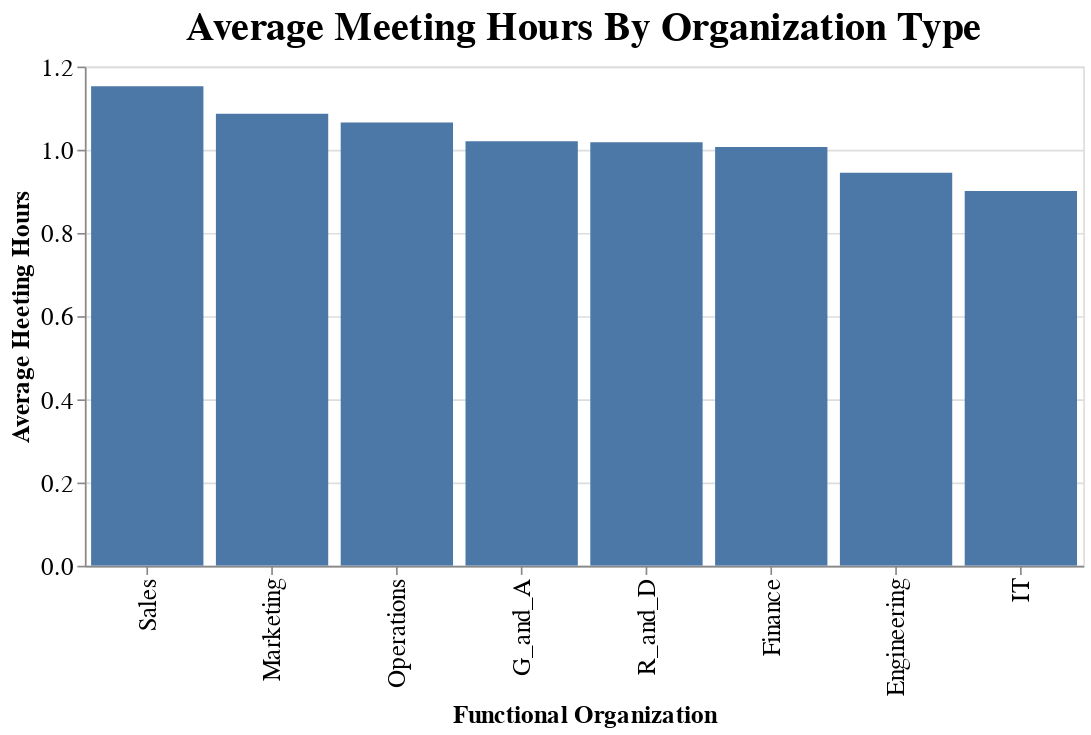

The notebook cell saved with this chart:
### Code cell
# Average hours of meetings by each organization functional area
alt.Chart(new_df4).mark_bar().encode(
    alt.X('Organizer_FunctionType', sort="-y", axis=alt.Axis(title="Functional Organization")),
    alt.Y('Meeting_Hours', axis=alt.Axis(title="Average Heeting Hours")),
).interactive().properties(title='Average Meeting Hours By Organization Type').configure_axis(
    labelFontSize=15,titleFontSize=15,).configure_title(fontSize=24).properties(
        width=600,height=300
    )

### Figure 1 — Vega-Lite specification as saved in the notebook (floating-point values rounded to 4 significant figures)
{"config": {"view": {"continuousWidth": 400, "continuousHeight": 300}, "axis": {"labelFontSize": 15, "titleFontSize": 15}, "title": {"fontSize": 24}}, "data": {"name": "data-6f2b7c8a5afebcfd9d1d08d171bc16fc"}, "mark": "bar", "encoding": {"x": {"type": "nominal", "axis": {"title": "Functional Organization"}, "field": "Organizer_FunctionType", "sort": "-y"}, "y": {"type": "quantitative", "axis": {"title": "Average Heeting Hours"}, "field": "Meeting_Hours"}}, "height": 300, "selection": {"selector006": {"type": "interval", "bind": "scales", "encodings": ["x", "y"]}}, "title": "Average Meeting Hours By Organization Type", "width": 600, "$schema": "https://vega.github.io/schema/vega-lite/v4.8.1.json", "datasets": {"data-6f2b7c8a5afebcfd9d1d08d171bc16fc": [{"Organizer_FunctionType": "Sales", "Meeting_Hours": 1.152}, {"Organizer_FunctionType": "Operations", "Meeting_Hours": 1.065}, {"Organizer_FunctionType": "Marketing", "Meeting_Hours": 1.087}, {"Organizer_FunctionType": "Engineering", "Meeting_Hours": 0.9444}, {"Organizer_FunctionType": "Finance", "Meeting_Hours": 1.007}, {"Organizer_FunctionType": "R_and_D", "Meeting_Hours": 1.018}, {"Organizer_FunctionType": "G_and_A", "Meeting_Hours": 1.02}, {"Organizer_FunctionType": "IT", "Meeting_Hours": 0.9011}]}}
